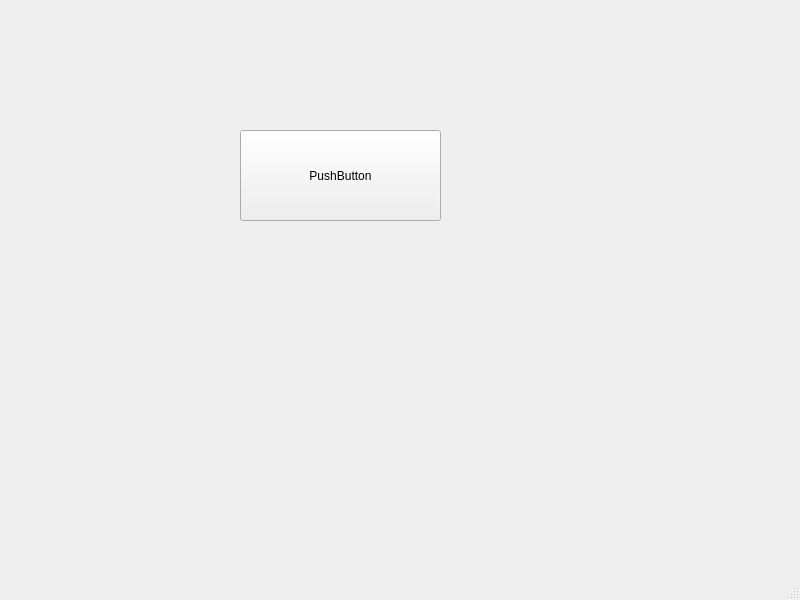
<?xml version="1.0" encoding="UTF-8"?>
<ui version="4.0">
 <class>MainWindow</class>
 <widget class="QMainWindow" name="MainWindow">
  <property name="geometry">
   <rect>
    <x>0</x>
    <y>0</y>
    <width>800</width>
    <height>600</height>
   </rect>
  </property>
  <property name="windowTitle">
   <string>MainWindow</string>
  </property>
  <widget class="QWidget" name="centralwidget">
   <widget class="QPushButton" name="pushButton">
    <property name="geometry">
     <rect>
      <x>240</x>
      <y>130</y>
      <width>201</width>
      <height>91</height>
     </rect>
    </property>
    <property name="text">
     <string>PushButton</string>
    </property>
   </widget>
  </widget>
  <widget class="QMenuBar" name="menubar">
   <property name="geometry">
    <rect>
     <x>0</x>
     <y>0</y>
     <width>800</width>
     <height>21</height>
    </rect>
   </property>
  </widget>
  <widget class="QStatusBar" name="statusbar"/>
 </widget>
 <resources/>
 <connections/>
</ui>
